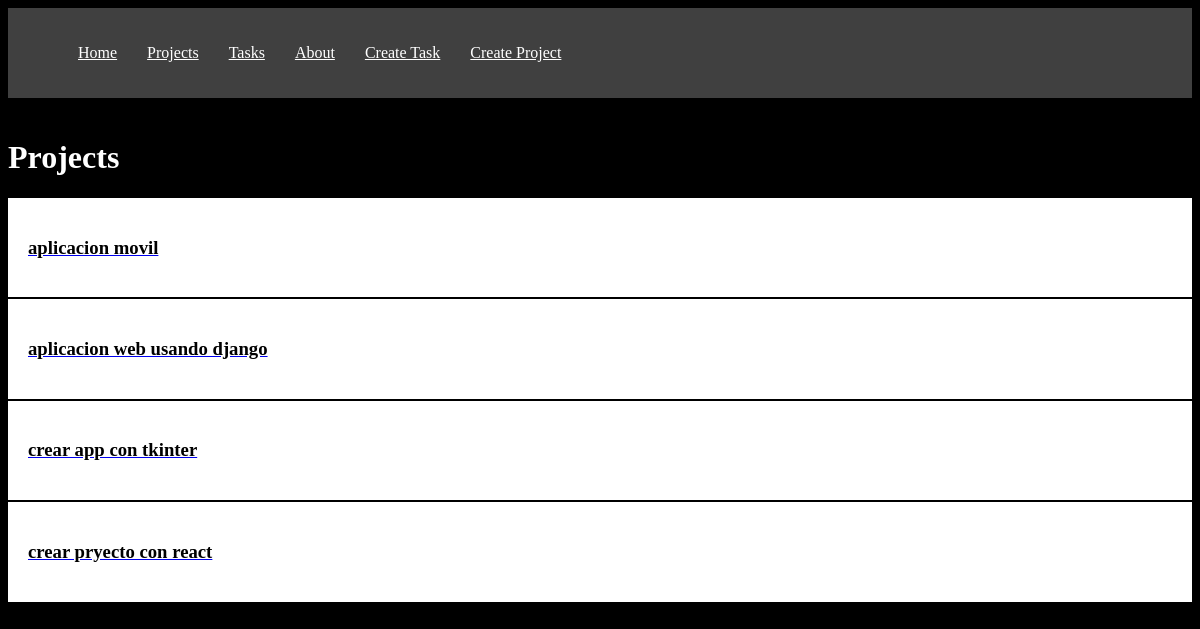
Page /project/ on the earlier database version.
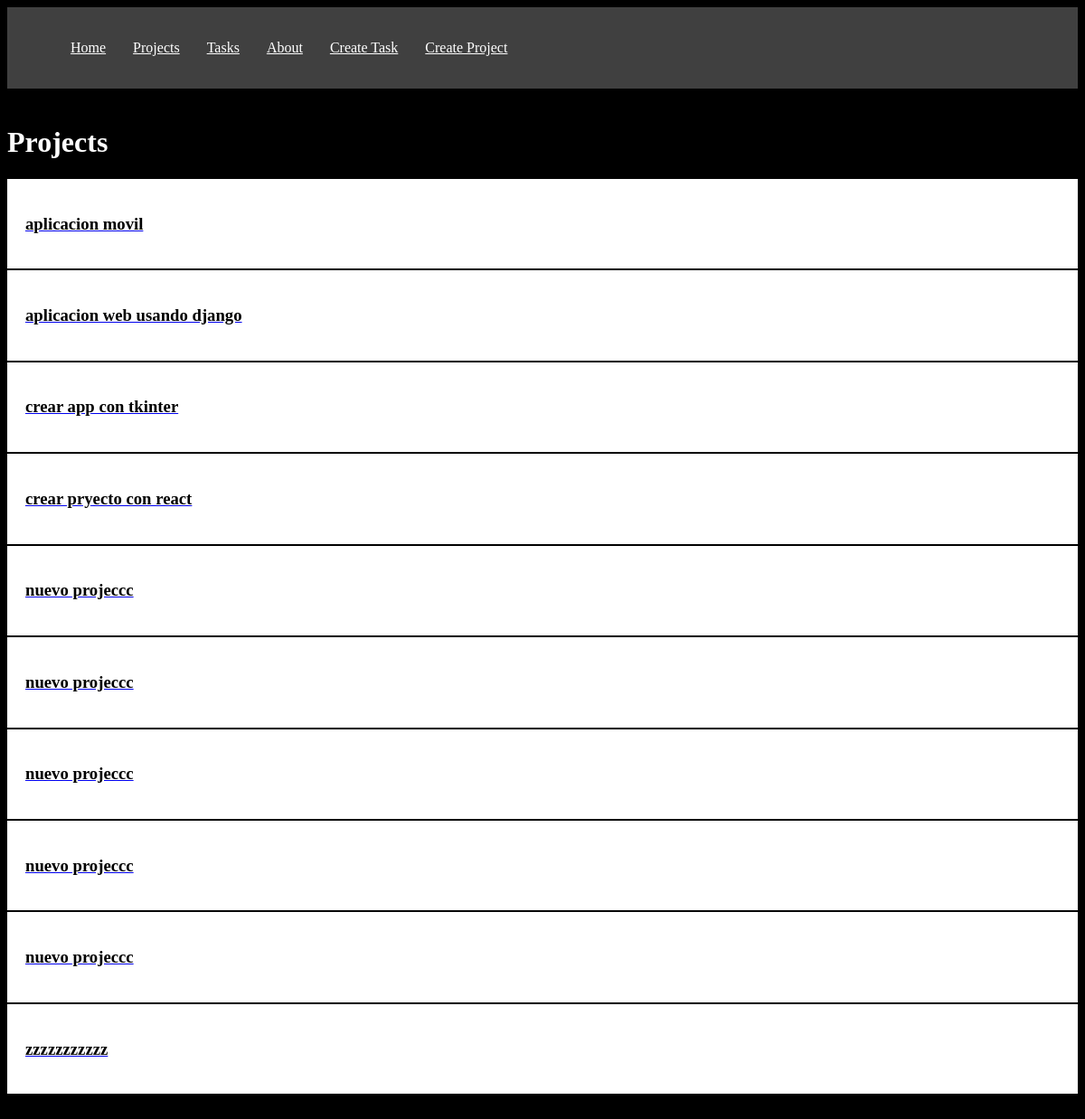
Same page on the later database version.
### myapp/models.py (models this page shows, shortened)
class Project(models.Model):
    name = models.CharField(max_length=200)
    objects = models.Manager()

### myapp/views.py (the view)
# urls.py: path('project/', views.projects,name='project'),
def projects(request):
    projects = list(Project.objects.values())
    return render(request,"projects.html",{
        'projects':projects
    })

### myapp/templates/projects.html (shortened to what this page needs)
<!DOCTYPE html>
<html>
<head>
</head>
<body>
    {% extends 'base.html' %}
    {% block content %}
    <h1>Projects</h1>
    {% for project in projects %}
     <div class="card">
     <a href="{% url 'project_detail' project.id %}" > <h3> {{project.name}} </h3> </a>
    </div>
    {% endfor %}
    {% endblock %}

Differences in the rows shown:
added Project: name "nuevo projeccc"
added Project: name "nuevo projeccc"
added Project: name "nuevo projeccc"
added Project: name "nuevo projeccc"
added Project: name "nuevo projeccc"
added Project: name "zzzzzzzzzzz"
